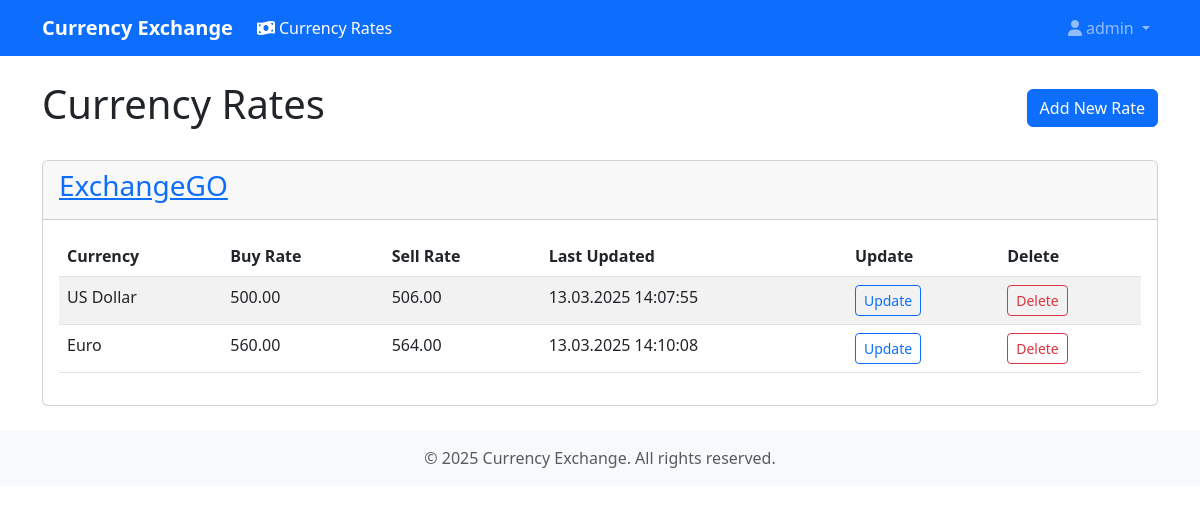
Screenshot of /rates/ (signed in) with the database file from the repository.
### application/models.py (models this page shows, shortened)
class TimestampModel(models.Model):
    created_at: dt.datetime = models.DateTimeField(
        auto_now_add=True, verbose_name=_("Created at")
    )
    changed_at: dt.datetime = models.DateTimeField(
        auto_now=True, verbose_name=_("Changed at")
    )
    @property
    def changed_at_pretty(self):
        return self.changed_at.strftime("%d.%m.%Y %H:%M:%S")
    class Meta:
        abstract = True

class ExchangeAgency(TimestampModel):
    name = models.CharField(max_length=255, unique=True, verbose_name=_("Agency name"))
    is_active = models.BooleanField(default=True, verbose_name=_("Is active"))
    is_external = models.BooleanField(default=False, verbose_name=_("Is external source"))
    owner = models.ForeignKey(
        User,
        on_delete=models.CASCADE,
        related_name='exchange_agencies',
        verbose_name=_("Agency Owner")
    )
    staff = models.ManyToManyField(
        User,
        related_name='staffed_agencies',
        verbose_name=_("Agency Staff"),
        blank=True
    )
    class Meta:
        verbose_name = _("Exchange Agency")
        verbose_name_plural = _("Exchange Agencies")

class CurrencyRate(TimestampModel):
    CURRENCY_CHOICES = [
        ('USD', _('US Dollar')),
        ('EUR', _('Euro')),
        ('RUB', _('Russian Ruble')),
        ('CNY', _('China Yuan')),
        ('USD-CNY', _('USD - Yuan (美元)')),
    ]
    agency = models.ForeignKey(
        ExchangeAgency,
        on_delete=models.CASCADE,
        related_name='currency_rates',
        verbose_name=_("Exchange Agency")
    )
    currency = models.CharField(
        max_length=7,
        choices=CURRENCY_CHOICES,
        verbose_name=_("Currency")
    )
    buy_rate = models.DecimalField(
        max_digits=10,
        decimal_places=2,
        verbose_name=_("Buy Rate"),
        null=True,
        blank=True,
    )
    sell_rate = models.DecimalField(
        max_digits=10,
        decimal_places=2,
        verbose_name=_("Sell Rate"),
        null=True,
        blank=True,
    )
    class Meta:
        verbose_name = _("Currency Rate")
        verbose_name_plural = _("Currency Rates")
        unique_together = ['agency', 'currency']  # Each agency can have only one rate per currency

### application/views.py (the view)
# urls.py: path('rates/', views.AgencyRatesView.as_view(), name='agency-rates'),
class AgencyRatesView(LoginRequiredMixin, ListView):
    model = CurrencyRate
    template_name = 'application/agency_rates.html'
    context_object_name = 'rates'
    def get_queryset(self):
        return CurrencyRate.objects.filter(
            agency__in=ExchangeAgency.objects.filter(owner=self.request.user, is_external=False)
        ).select_related('agency')
    def get_context_data(self, **kwargs):
        context = super().get_context_data(**kwargs)
        context['agencies'] = ExchangeAgency.objects.filter(owner=self.request.user)
        rates_by_agency = {}
        for rate in context['rates']:
            if rate.agency not in rates_by_agency:
                rates_by_agency[rate.agency] = []
            rates_by_agency[rate.agency].append(rate)
        context['rates_by_agency'] = rates_by_agency
        return context

### application/templates/application/agency_rates.html
{% extends "base.html" %}
{% load static %}
{% block content %}
<div class="container mt-4">
    <div class="d-flex justify-content-between align-items-center mb-4">
        <h1>Currency Rates</h1>
        <a href="{% url 'application:currency-rate-create' %}" class="btn btn-primary">
            Add New Rate
        </a>
    </div>
    {% if rates_by_agency %}
        {% for agency, rates in rates_by_agency.items %}
            <div class="card mb-4">
                <div class="card-header">
                    <h3><a href="{% url 'application:agency-detail' agency.id %}">{{ agency.name }}</a></h3>
                </div>
                <div class="card-body">
                    <div class="table-responsive">
                        <table class="table table-striped">
                            <thead>
                                <tr>
                                    <th>Currency</th>
                                    <th>Buy Rate</th>
                                    <th>Sell Rate</th>
                                    <th>Last Updated</th>
                                    <th>Update</th>
                                    <th>Delete</th>
                                </tr>
                            </thead>
                            <tbody>
                                {% for rate in rates %}
                                    <tr>
                                        <td>{{ rate.get_currency_display }}</td>
                                        <td>{{ rate.buy_rate }}</td>
                                        <td>{{ rate.sell_rate }}</td>
                                        <td>{{ rate.changed_at_pretty }}</td>
                                        <td>
                                            <a href="{% url 'application:currency-rate-update' rate.id%}"
                                               class="btn btn-sm btn-outline-primary">
                                                Update
                                            </a>
                                        </td>
                                        <td>
                                            <a href="{% url 'application:currency-rate-delete' rate.id %}"
                                               class="btn btn-sm btn-outline-danger">
                                                Delete
                                            </a>
                                        </td>
                                    </tr>
                                {% endfor %}
                            </tbody>
                        </table>
                    </div>
                </div>
            </div>
        {% endfor %}
    {% else %}
        <div class="alert alert-info">
            No currency rates found. Click "Add New Rate" to add rates for your exchange agency.
        </div>
    {% endif %}
</div>
{% endblock %}

### templates/base.html (shortened to what this page needs)
<!DOCTYPE html>
<html lang="en">
<head>
    <link href="https://cdn.jsdelivr.net/npm/bootstrap@5.3.0/dist/css/bootstrap.min.css" rel="stylesheet">
    <link href="https://cdnjs.cloudflare.com/ajax/libs/font-awesome/6.0.0/css/all.min.css" rel="stylesheet">
</head>
<body>
    <nav class="navbar navbar-expand-lg navbar-dark bg-primary mb-4">
        <div class="container">
            <a class="navbar-brand" href="{% url 'application:agency-rates' %}">Currency Exchange</a>
            <div class="collapse navbar-collapse" id="navbarNav">
                <ul class="navbar-nav me-auto">
                    {% if user.is_authenticated %}
                        <li class="nav-item">
                            <a class="nav-link {% if request.resolver_match.url_name == 'agency-rates' %}active{% endif %}"
                               href="{% url 'application:agency-rates' %}">
                                <i class="fas fa-money-bill-wave me-1"></i>Currency Rates
                            </a>
                        </li>
                    {% endif %}
                </ul>
                <ul class="navbar-nav">
                    {% if user.is_authenticated %}
                        <li class="nav-item dropdown">
                            <a class="nav-link dropdown-toggle" href="#" id="userDropdown" role="button"
                               data-bs-toggle="dropdown" aria-expanded="false">
                                <i class="fas fa-user me-1"></i>{{ user.username }}
                            </a>
                        </li>
                    {% else %}
                        <li class="nav-item">
                            <a class="nav-link" href="{% url 'admin:login' %}">
                                <i class="fas fa-sign-in-alt me-1"></i>Login
                            </a>
                        </li>
                    {% endif %}
                </ul>
            </div>
        </div>
    </nav>
    <main>
        {% block content %}{% endblock %}
    </main>
    <footer class="footer mt-auto py-3 bg-light">
        <div class="container text-center">
            <span class="text-muted">© {% now "Y" %} Currency Exchange. All rights reserved.</span>
        </div>
    </footer>
</body>
</html>

### templates/base.html (style rules this page uses)
.navbar-brand { font-weight: bold; }

### rows the page displays
ExchangeAgency: name "ExchangeGO"
CurrencyRate: currency "US Dollar", buy_rate "500.00", sell_rate "506.00", changed_at_pretty "13.03.2025 14:07:55"
CurrencyRate: currency "Euro", buy_rate "560.00", sell_rate "564.00", changed_at_pretty "13.03.2025 14:10:08"

### other values shown
{{ user.username }} "admin"
